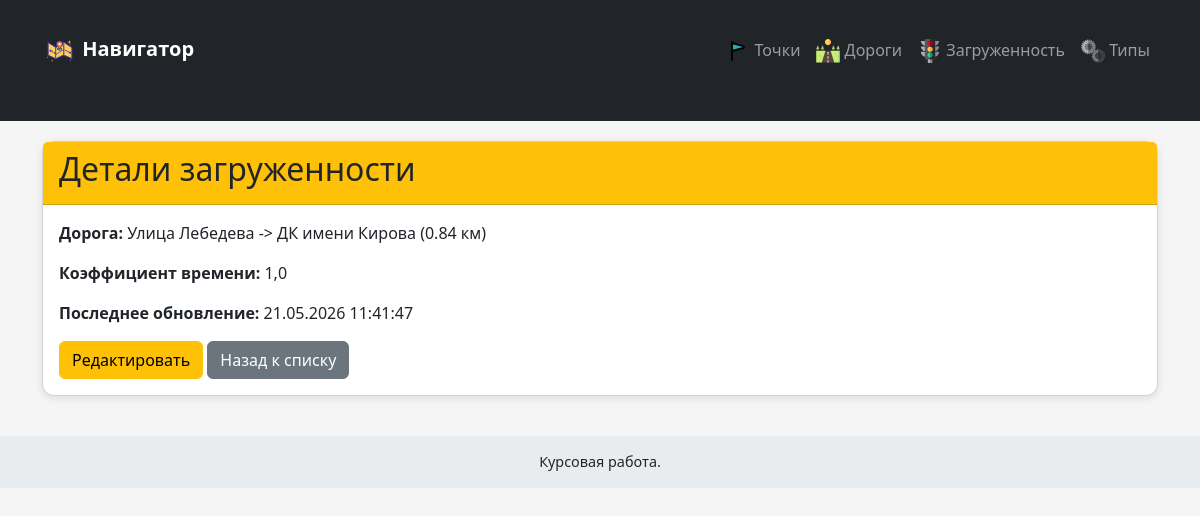
/traffic/6/, run on the app's committed database.
### traffic/models.py (models this page shows, shortened)
class Traffic(models.Model):
    road_segment = models.OneToOneField(
        RoadSegment,
        on_delete=models.CASCADE,
        related_name='traffic',
        verbose_name="Отрезок пути"
    )
    congestion_type = models.ForeignKey(CongestionType, on_delete=models.PROTECT, verbose_name="Тип загруженности")
    last_updated = models.DateTimeField(auto_now=True, verbose_name="Последнее обновление")
    class Meta:
        verbose_name = 'Загруженность дороги'
        verbose_name_plural = 'Загруженность дорог'

class RoadSegment(models.Model):
    point_a = models.ForeignKey(Location, on_delete=models.CASCADE, related_name='road_segment_start', verbose_name="Точка А")
    point_b = models.ForeignKey(Location, on_delete=models.CASCADE, related_name='road_segment_end', verbose_name="Точка B")
    distance_km = models.FloatField(verbose_name="Расстояние (км)")
    class Meta:
        verbose_name = 'Отрезок пути'
        verbose_name_plural = 'Отрезки пути'
        unique_together = ('point_a', 'point_b')
    def __str__(self):
        return f"{self.point_a} -> {self.point_b} ({self.distance_km} км)"

class Location(models.Model):
    name = models.CharField(max_length=100, verbose_name="Название")
    latitude = models.FloatField(verbose_name="Широта")
    longitude = models.FloatField(verbose_name="Долгота")
    class Meta:
        verbose_name = 'Населённый пункт'
        verbose_name_plural = 'Населённые пункты'
        unique_together = ('latitude', 'longitude')
    def __str__(self):
        return self.name

class CongestionType(models.Model):
    name = models.CharField(max_length=50, verbose_name="Название типа")
    time_coefficient = models.FloatField(default=1.0, verbose_name="Коэффициент времени")
    class Meta:
        verbose_name = 'Тип загруженности'
        verbose_name_plural = 'Типы загруженности'

### traffic/views.py (the view, shortened to what this page needs)
    def handler(request, pk=None):
        if pk is not None:
            obj = get_object_or_404(model, pk=pk)
            if model == Traffic:
                obj = get_object_or_404(Traffic.objects.select_related('road_segment', 'congestion_type'), pk=pk)
            elif model == RoadSegment:
                obj = get_object_or_404(RoadSegment.objects.select_related('point_a', 'point_b', 'traffic__congestion_type'), pk=pk)
            return render(request, f'traffic/detail_{template_base}.html', {template_base: obj})

### traffic/views.py (called while the page is built, shortened)
def create_crud_handler(model, form_class, template_base, serialize_func=None):
    def handler(request, pk=None):
        if pk is not None:
            obj = get_object_or_404(model, pk=pk)
            if model == Traffic:
                obj = get_object_or_404(Traffic.objects.select_related('road_segment', 'congestion_type'), pk=pk)
            elif model == RoadSegment:
                obj = get_object_or_404(RoadSegment.objects.select_related('point_a', 'point_b', 'traffic__congestion_type'), pk=pk)
            return render(request, f'traffic/detail_{template_base}.html', {template_base: obj})
    return handler

### traffic/templates/traffic/detail_traffic.html (shortened to what this page needs)
{% extends 'traffic/layout.html' %}
{% block content %}
<div class="card">
    <div class="card-header bg-warning">
        <h2>Детали загруженности</h2>
    </div>
    <div class="card-body">
        <p><strong>Дорога:</strong> {{ traffic.road_segment }}</p>
        <p><strong>Коэффициент времени:</strong> {{ traffic.congestion_type.time_coefficient }}</p>
        <p><strong>Последнее обновление:</strong> {{ traffic.last_updated|date:"d.m.Y H:i:s" }}</p>
        <a href="{% url 'traffic_update' traffic.id %}" class="btn btn-warning">Редактировать</a>
        <a href="{% url 'traffic' %}" class="btn btn-secondary">Назад к списку</a>
    </div>
</div>
{% endblock %}

### traffic/templates/traffic/layout.html (style rules this page uses)
body { background-color: #f5f5f5; }
.card { margin-top: 20px; border-radius: 12px; box-shadow: 0 2px 8px rgba(0,0,0,0.1); }

### data on the page
Traffic: road_segment "Улица Лебедева -> ДК имени Кирова (0.84 км)", congestion_type.time_coefficient "1,0", last_updated "21.05.2026 11:41:47"
